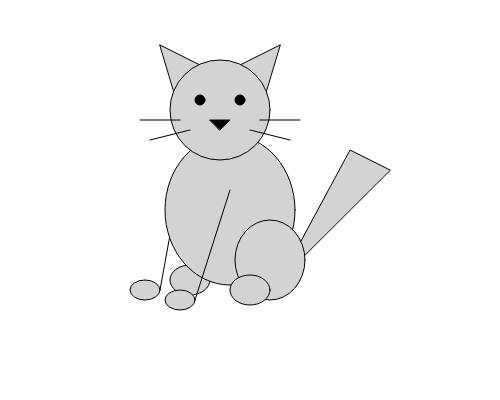
Frame 1 (no input)
Frame 60 (no input): identical to frame 1, image omitted
Frame 120 (the mouse pressed at the canvas centre since frame 60): identical to frame 1, image omitted

The p5.js sketch that drew this single still picture (run headless with seeded random() and noise() and a simulated clock; from frame 60 on, the mouse is pressed at the canvas centre):

// p5.js sketch
// ── sketch.js
function setup() {
  createCanvas(500, 400);
}

function draw() {
  background("white");
  fill("lightgrey");
  triangle(280, 280, 350, 150, 390, 170);
  ellipse(190, 280, 40, 30);
  line(180, 180, 160, 290);
  ellipse(230, 210, 130, 150);
  line(230, 190, 195, 300);
  ellipse(145, 290, 30, 20);
  ellipse(180, 300, 30, 20);
  ellipse(270, 260, 70, 80);
  ellipse(250, 290, 40, 30);
  triangle(160, 45, 200, 65, 175, 95);
  triangle(280, 45, 240, 65, 265, 95);
  ellipse(220, 110, 100, 100);
  line(180, 120, 140, 120);
  line(190, 130, 150, 140);
  line(260, 120, 300, 120);
  line(250, 130, 290, 140);
  fill("black");
  triangle(210, 120, 230, 120, 220, 130);
  ellipse(200, 100, 10, 10);
  ellipse(240, 100, 10, 10);
}
